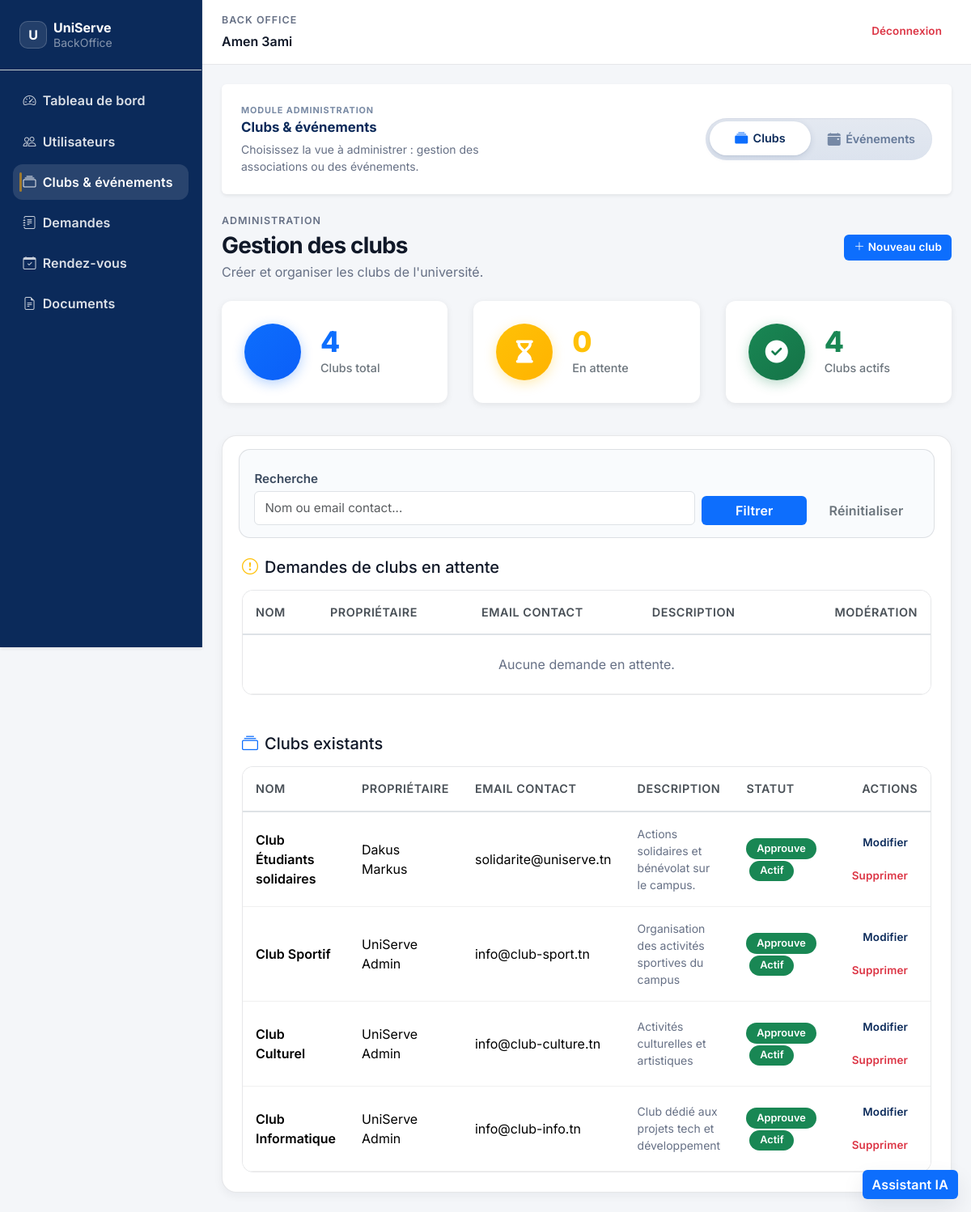
Screenshot of /evenements/manageClubs (signed in) with the database file from the repository.
### tables this page shows
CREATE TABLE `clubs` (
  `id` bigint(20) NOT NULL AUTO_INCREMENT,
  `cree_par` bigint(20) NOT NULL,
  `nom` varchar(120) NOT NULL,
  `description` text DEFAULT NULL,
  `email_contact` varchar(255) DEFAULT NULL,
  `actif` tinyint(1) NOT NULL DEFAULT 1,
  `statut_validation` enum('en_attente','approuve','rejete') NOT NULL DEFAULT 'en_attente',
  PRIMARY KEY (`id`),
  UNIQUE KEY `nom` (`nom`),
  KEY `cree_par` (`cree_par`),
  CONSTRAINT `clubs_ibfk_cree_par` FOREIGN KEY (`cree_par`) REFERENCES `utilisateurs` (`id`)
);

### Controller/Controller.php (called while the page is built, shortened)
<?php
class Controller
{
    protected function basePath(): string
    {
        $scriptName = (string) ($_SERVER['SCRIPT_NAME'] ?? '');
        $dir = str_replace('\\', '/', dirname($scriptName));
        $dir = $dir === '/' ? '' : rtrim($dir, '/');
        return $dir;
    }
    public function url(string $path = ''): string
    {
        $path = '/' . ltrim($path, '/');
        return $this->basePath() . ($path === '/' ? '' : $path);
    }
    public function render(string $view, array $data = [], ?string $layoutOverride = null): void
    {
        $viewPath = __DIR__ . '/../View/' . $view . '.php';
        extract($data, EXTR_SKIP);
        require $viewPath;
    }
}

### Controller/EvenementsController.php (called while the page is built, shortened)
<?php
require_once __DIR__ . '/../Model/Club.php';
class EvenementsController extends Controller
{
    private function getClubStats(): array
    {
        $clubModel = new Club();
        $allClubs = $clubModel->getAllAdmin();
        $totalClubs = count($allClubs);
        $pendingClubs = $clubModel->getPendingForAdmin();
        $pendingCount = count($pendingClubs);
        $activeClubs = array_filter(
            $allClubs,
            static fn (array $club): bool =>
                (string) ($club['actif'] ?? '0') === '1'
                && (string) ($club['statut_validation'] ?? '') === 'approuve'
        );
        $activeCount = count($activeClubs);
        return [
            'total' => $totalClubs,
            'pending' => $pendingCount,
            'active' => $activeCount,
        ];
    }
    public function manageClubs(): void
    {
        $clubModel = new Club();
        $pendingClubs = $clubModel->getPendingForAdmin();
        $clubs = array_values(array_filter(
            $clubModel->getAllAdmin(),
            static fn (array $club): bool => (string) ($club['statut_validation'] ?? '') !== 'en_attente'
        ));
        $q = trim((string) ($_GET['q'] ?? ''));
        $stats = $this->getClubStats();
        $this->render('backoffice/clubs/index', [
            'title' => 'Gestion des clubs',
            'stats' => $stats,
            'pendingClubs' => $pendingClubs,
            'clubs' => $clubs,
            'q' => $q,
            'success' => (string) ($_GET['success'] ?? ''),
            'error' => (string) ($_GET['error'] ?? ''),
        ]);
    }
}

### Controller/App.php (called while the page is built, shortened)
<?php
class App
{
    private string $action = 'landing';
    public function __construct()
    {
        $url = $this->parseUrl();
        if (!empty($url)) {
            array_shift($url);
        }
        $controllerInstance = new $this->controller();
        if (!empty($url)) {
            $candidateAction = (string) $url[0];
            $this->action = $candidateAction;
            array_shift($url);
        } elseif (!method_exists($controllerInstance, $this->action)) {
            $this->notFound('Action not found.');
        }
        $this->params = $this->validateAndNormalizeParams($controllerInstance, $this->action, array_values($url));
        call_user_func_array([$controllerInstance, $this->action], $this->params);
    }
    private function parseUrl(): array
    {
        $cleanUrl = trim((string) $_GET['url']);
        $cleanUrl = trim($cleanUrl, '/');
        $segments = explode('/', $cleanUrl);
        return array_values(array_filter($segments, static fn (string $segment): bool => $segment !== ''));
    }
    private function validateAndNormalizeParams(object $controllerInstance, string $action, array $params): array
    {
        return $params;
    }
}

### index.php (called while the page is built, shortened)
<?php
require_once __DIR__ . '/Model/Database.php';
require_once __DIR__ . '/Controller/Controller.php';
require_once __DIR__ . '/Model/Model.php';
require_once __DIR__ . '/Controller/App.php';
new App();

### Model/Club.php (called while the page is built, shortened)
<?php
class Club
{
    private Model $model;
    public function __construct()
    {
        $this->model = new Model();
    }
    public function getAllAdmin(): array
    {
        $statement = $this->model->query(
            'SELECT c.id, c.cree_par, c.nom, c.description, c.email_contact, c.actif, c.statut_validation,
                    CONCAT(u.prenom, " ", u.nom) AS owner_nom
             FROM clubs c
             INNER JOIN utilisateurs u ON u.id = c.cree_par
             ORDER BY c.id DESC'
        );
        return $statement->fetchAll();
    }
    public function getPendingForAdmin(): array
    {
        $statement = $this->model->query(
            'SELECT c.id, c.cree_par, c.nom, c.description, c.email_contact, c.actif, c.statut_validation,
                    CONCAT(u.prenom, " ", u.nom) AS owner_nom
             FROM clubs c
             INNER JOIN utilisateurs u ON u.id = c.cree_par
             WHERE c.statut_validation = "en_attente"
             ORDER BY c.id DESC'
        );
        return $statement->fetchAll();
    }
}

### Model/Model.php (called while the page is built, shortened)
<?php
class Model
{
    protected static ?PDO $db = null;
    public function __construct()
    {
        if (!(self::$db instanceof PDO)) {
            self::$db = Database::connect();
        }
    }
    public function query(string $sql, array $params = []): PDOStatement
    {
        $statement = self::$db->prepare($sql);
        $statement->execute($params);
        return $statement;
    }
}

### Model/Database.php (called while the page is built, shortened)
<?php
class Database
{
    private static ?PDO $instance = null;
    public static function connect(): PDO
    {
        $host = getenv('DB_HOST') ?: '127.0.0.1';
        $port = getenv('DB_PORT') ?: '3306';
        $dbname = getenv('DB_NAME') ?: 'uniserve';
        $username = getenv('DB_USER') ?: 'root';
        $password = getenv('DB_PASSWORD');
        $dsn = "mysql:host={$host};port={$port};dbname={$dbname};charset=utf8mb4";
        self::$instance = new PDO($dsn, $username, $password, [
            PDO::ATTR_ERRMODE => PDO::ERRMODE_EXCEPTION,
            PDO::ATTR_DEFAULT_FETCH_MODE => PDO::FETCH_ASSOC,
        ]);
        return self::$instance;
    }
}

### View/backoffice/clubs/index.php (the view, shortened to what this page needs)
<?php
require_once __DIR__ . '/../../shared/helpers.php';
$clubs = $clubs ?? [];
$pendingClubs = $pendingClubs ?? [];
$stats = $stats ?? [];
$q = (string) ($q ?? '');
?>
<?php
require __DIR__ . '/../shared/clubs_events_subnav.php';
?>
<div class="d-flex align-items-center justify-content-between flex-wrap gap-3 us-page-header mb-4">
    <div>
        <div class="us-kicker mb-1">Administration</div>
        <h1 class="h3 mb-1"><?= htmlspecialchars((string) ($title ?? 'Gestion des clubs'), ENT_QUOTES, 'UTF-8') ?></h1>
        <p class="text-muted mb-0">Créer et organiser les clubs de l'université.</p>
    </div>
    <div class="d-flex gap-2">
        <a href="<?= $this->url('/evenements/createClubForm') ?>" class="btn btn-primary btn-sm"><i class="bi bi-plus-lg me-1"></i>Nouveau club</a>
    </div>
</div>
<?php if (!empty($stats)): ?>
    <?php
    $statCards = [
        [
            'title' => 'Clubs total',
            'value' => $stats['total'] ?? 0,
            'color' => 'primary',
            'icon' => 'fa-solid fa-objects-column',
        ],
        [
            'title' => 'En attente',
            'value' => $stats['pending'] ?? 0,
            'color' => 'warning',
            'icon' => 'fa-solid fa-hourglass-end',
        ],
        [
            'title' => 'Clubs actifs',
            'value' => $stats['active'] ?? 0,
            'color' => 'success',
            'icon' => 'fa-solid fa-circle-check',
        ],
    ];
    echo renderStatGrid($statCards);
    ?>
<?php endif; ?>
<div class="us-section-card">
    <div class="card-body p-3 p-md-4">
        <form method="get" action="<?= $this->url('/evenements/manageClubs') ?>" class="row g-2 align-items-end mb-4 us-filter-shell">
            <div class="col-lg-8">
                <label class="form-label text-muted small mb-1" for="q">Recherche</label>
                <input class="form-control" id="q" name="q" placeholder="Nom ou email contact..." value="<?= htmlspecialchars($q, ENT_QUOTES, 'UTF-8') ?>">
            </div>
            <div class="col-lg-4 d-flex gap-2">
                <button type="submit" class="btn btn-primary w-100">Filtrer</button>
                <a href="<?= $this->url('/evenements/manageClubs') ?>" class="btn btn-outline-secondary w-100">Réinitialiser</a>
            </div>
        </form>
        <div class="mb-5">
            <h5 class="mb-3"><i class="bi bi-exclamation-circle text-warning me-2"></i>Demandes de clubs en attente</h5>
            <div class="table-responsive us-table-wrap">
                <table class="table table-hover align-middle mb-0">
                    <thead>
                        <tr>
                            <th>Nom</th>
                            <th>Propriétaire</th>
                            <th>Email contact</th>
                            <th>Description</th>
                            <th class="text-end">Modération</th>
                        </tr>
                    </thead>
                    <tbody>
                        <?php if (empty($pendingClubs)): ?>
                            <tr>
                                <td colspan="5" class="text-center text-muted py-4">Aucune demande en attente.</td>
                            </tr>
                        <?php endif; ?>
                    </tbody>
                </table>
            </div>
        </div>
        <div>
            <h5 class="mb-3"><i class="bi bi-collection text-primary me-2"></i>Clubs existants</h5>
            <div class="table-responsive us-table-wrap">
                <table class="table table-hover align-middle mb-0">
                    <thead>
                        <tr>
                            <th>Nom</th>
                            <th>Propriétaire</th>
                            <th>Email contact</th>
                            <th>Description</th>
                            <th>Statut</th>
                            <th class="text-end">Actions</th>
                        </tr>
                    </thead>
                    <tbody>
                        <?php if (empty($clubs)): ?>
                            <tr>
                                <td colspan="6" class="text-center text-muted py-4">Aucun club trouvé.</td>
                            </tr>
                        <?php else: ?>
                            <?php foreach ($clubs as $club): ?>
                                <?php
                                $clubId = (int) ($club['id'] ?? 0);
                                $validation = (string) ($club['statut_validation'] ?? 'en_attente');
                                $badge = $validation === 'approuve' ? 'success' : ($validation === 'rejete' ? 'danger' : 'secondary');
                                $actif = (int) ($club['actif'] ?? 0);
                                ?>
                                <tr>
                                    <td class="fw-semibold"><?= htmlspecialchars((string) ($club['nom'] ?? ''), ENT_QUOTES, 'UTF-8') ?></td>
                                    <td><?= htmlspecialchars((string) ($club['owner_nom'] ?? '-'), ENT_QUOTES, 'UTF-8') ?></td>
                                    <td><?= htmlspecialchars((string) ($club['email_contact'] ?? ''), ENT_QUOTES, 'UTF-8') ?></td>
                                    <td class="text-muted small"><?= htmlspecialchars((string) ($club['description'] ?? ''), ENT_QUOTES, 'UTF-8') ?></td>
                                    <td>
                                        <span class="badge bg-<?= $badge ?>">
                                            <?= htmlspecialchars(ucfirst(str_replace('_', ' ', $validation)), ENT_QUOTES, 'UTF-8') ?>
                                        </span>
                                        <?php if ($actif): ?>
                                            <span class="badge bg-success ms-1">Actif</span>
                                        <?php else: ?>
                                            <span class="badge bg-secondary ms-1">Inactif</span>
                                        <?php endif; ?>
                                    </td>
                                    <td class="text-end">
                                        <div class="d-flex gap-2 justify-content-end flex-wrap">
                                            <a class="btn btn-outline-primary btn-sm" href="<?= $this->url('/evenements/editClubForm/' . $clubId) ?>">Modifier</a>
                                            <form method="post" action="<?= $this->url('/evenements/deleteClub/' . $clubId) ?>" class="d-inline">
                                                <button class="btn btn-outline-danger btn-sm" type="submit" onclick="return confirm('Supprimer ce club ?');">Supprimer</button>
                                            </form>
                                        </div>
                                    </td>
                                </tr>
                            <?php endforeach; ?>
                        <?php endif; ?>
                    </tbody>
                </table>
            </div>
        </div>
    </div>
</div>

### rows the page displays
clubs: nom "Club Étudiants solidaires", owner_nom "Dakus Markus", email_contact "solidarite@uniserve.tn", description "Actions solidaires et bénévolat sur le campus.", statut_validation "Approuve", actif "Actif"
clubs: nom "Club Sportif", owner_nom "UniServe Admin", email_contact "info@club-sport.tn", description "Organisation des activités sportives du campus", statut_validation "Approuve", actif "Actif"
clubs: nom "Club Culturel", owner_nom "UniServe Admin", email_contact "info@club-culture.tn", description "Activités culturelles et artistiques", statut_validation "Approuve", actif "Actif"
clubs: nom "Club Informatique", owner_nom "UniServe Admin", email_contact "info@club-info.tn", description "Club dédié aux projets tech et développement", statut_validation "Approuve", actif "Actif"

### other values shown
$_SESSION['user']['prenom'] "Amen"
$_SESSION['user']['nom'] "3ami"
$title "Gestion des clubs"
$value "4 0 4"
$title "Clubs total En attente Clubs actifs"
